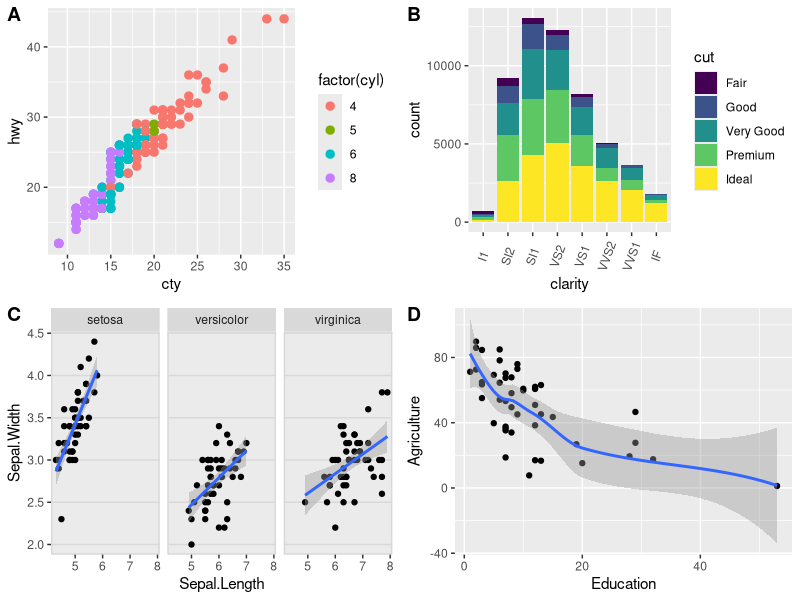

Write R code to recreate this figure.
## ---- chunk 1
if (!require("gridExtra")){ 
  install.packages("gridExtra");
} 

if (!require("cowplot")){ 
  install.packages("cowplot");
} 

library( cowplot );
library( gridExtra );
## ---- chunk 2
library(tidyverse);
plot.hwy <- ggplot(mpg, aes(x = cty, y = hwy, colour = factor(cyl)))+ 
  geom_point(size=2.5)
# Bar plot
plot.dose <- ggplot(diamonds, aes(clarity, fill = cut)) +
  geom_bar() +
  theme(axis.text.x = element_text(angle=70, vjust=0.5))
plot.iris <- ggplot(iris, aes(Sepal.Length, Sepal.Width)) + 
  geom_point() + facet_grid(. ~ Species) + stat_smooth(method = "lm") +
  background_grid(major = 'y', minor = "none") + # add thin horizontal lines 
  panel_border();
plot.swiss <- swiss %>% ggplot(aes(Education, Agriculture)) +
  geom_point() + geom_smooth();
## ---- chunk 3
cowplot::plot_grid(plot.hwy, plot.dose, plot.iris, plot.swiss,
                   labels=c("A", "B", "C", "D"), ncol = 2, nrow = 2)
